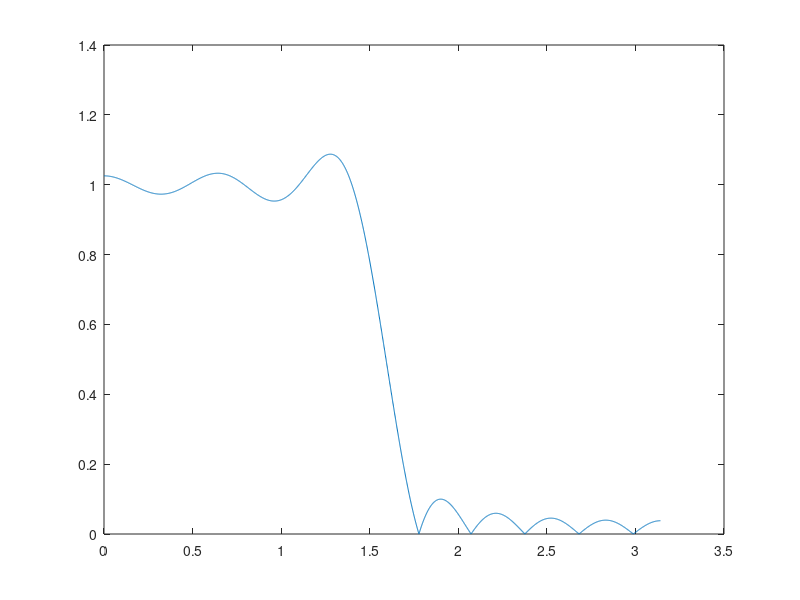
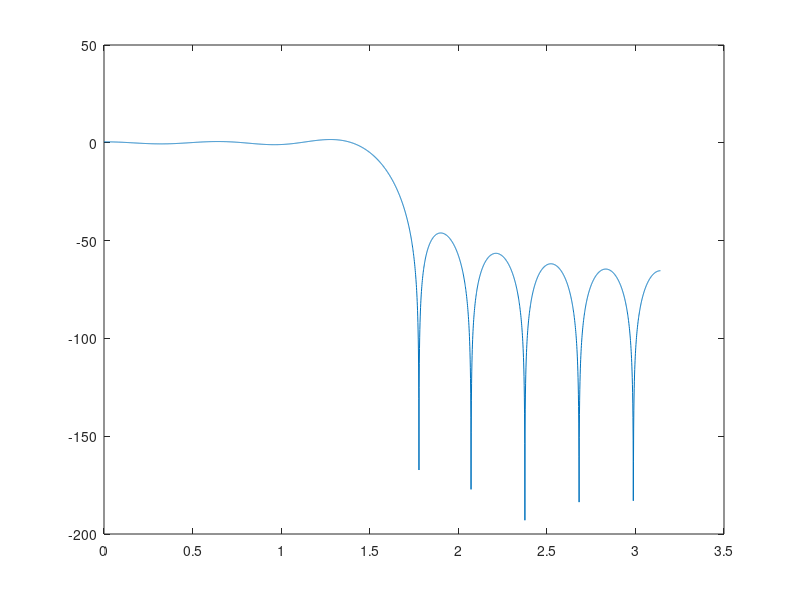

Recreate these plots in MATLAB, in order. (Note: this script raises an error after producing the figures.)
clc
close all
clear all
 
L=81;%input('Enter the length of the filter:');
N=21;
cut=pi/2;
 
w=zeros(1,L);
for i=1:L
    w(i)=(2*pi*i)/L;
end
 
A=zeros(1,L);
for i=1:L
    if (w(i)<=cut)
        A(i)=1;
    else if (w(i)>=((2*pi)-cut))
            A(i)=1;
        end
    end
end
 
M=(N-1)/2;
F=ones(L,M+1);
 
for i=1:L
    for j=0:M-1
    F(i,j+1)=2*cos(((2*pi.*i)/L).*(M-j));
    end
end
 
h=inv((F')*F)*(F')*A';
 
for i=M+1:N-1
    h(i+1)=h(N-i);
end
 
h1=h';
w1=0:0.001:pi;
H=zeros(1,length(w1));
  for i=1:length(w1)
      for j=1:N
          H(i)=H(i)+h1(j)*exp(-1i*w1(i)*(j));
      end
  end
 z=roots(h);
 figure;
plot(w1,abs(H))
figure
plot(w1,20*log(abs(H)))
figure
plot(w1,phase(H))
figure
scatter(real(z),imag(z))
